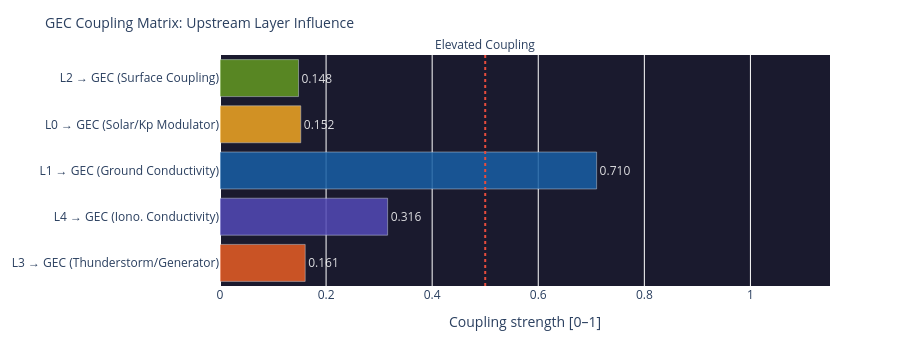

Notebook code for this chart:
### Code cell
# ============================================================
# COUPLING MATRIX – How strongly does each layer influence the GEC?
# ============================================================

# Coupling strengths (0–1) from upstream layer scores
def safe(v, default=0.0):
    return float(v) if v is not None else default

coupling = {
    'L3 → GEC\n(Thunderstorm/Generator)':    safe(l3_thunder_score, 0.15),
    'L4 → GEC\n(Iono. Conductivity)':    safe(l4_ioniz, 0.3),
    'L1 → GEC\n(Ground Conductivity)':   0.71,   # stabil (Ozeananteil)
    'L0 → GEC\n(Solar/Kp Modulator)':    safe(layer0.get('score') if layer0 else None, 0.25),
    'L2 → GEC\n(Surface Coupling)':      safe(layer2.get('components',{}).get('Elec. Surface Coupling',{}).get('score') if layer2 else None, 0.3),
}

names  = list(coupling.keys())
values = list(coupling.values())
colors = ['#E85D24','#534AB7','#185FA5','#F2A623','#639922']

fig = go.Figure(go.Bar(
    x=values, y=names,
    orientation='h',
    marker_color=colors, opacity=0.85,
    text=[f'{v:.3f}' for v in values],
    textposition='outside',
    textfont=dict(color='white')
))
fig.add_vline(x=0.5, line_dash='dot', line_color='#e74c3c',
              annotation_text='Elevated Coupling', annotation_position='top')
fig.update_layout(
    title=dict(text='GEC Coupling Matrix: Upstream Layer Influence', font=dict(size=14)),
    xaxis=dict(title='Coupling strength [0–1]', range=[0, 1.15]),
    height=340, plot_bgcolor='#1a1a2e', paper_bgcolor='rgba(0,0,0,0)',
    margin=dict(l=180, r=70, t=55, b=40)
)
fig.show()

### Figure 1 — Plotly figure (JSON) as saved in the notebook; plotly's stock layout.template omitted (floating-point values rounded to 4 significant figures)
{"data": [{"marker": {"color": ["#E85D24", "#534AB7", "#185FA5", "#F2A623", "#639922"]}, "opacity": 0.85, "orientation": "h", "text": ["0.161", "0.316", "0.710", "0.152", "0.148"], "textfont": {"color": "white"}, "textposition": "outside", "type": "bar", "x": [0.1606, 0.316, 0.71, 0.1523, 0.148], "y": ["L3 → GEC\n(Thunderstorm/Generator)", "L4 → GEC\n(Iono. Conductivity)", "L1 → GEC\n(Ground Conductivity)", "L0 → GEC\n(Solar/Kp Modulator)", "L2 → GEC\n(Surface Coupling)"]}], "layout": {"annotations": [{"showarrow": false, "text": "Elevated Coupling", "x": 0.5, "xanchor": "center", "xref": "x", "y": 1, "yanchor": "bottom", "yref": "y domain"}], "height": 340, "margin": {"b": 40, "l": 180, "r": 70, "t": 55}, "paper_bgcolor": "rgba(0,0,0,0)", "plot_bgcolor": "#1a1a2e", "shapes": [{"line": {"color": "#e74c3c", "dash": "dot"}, "type": "line", "x0": 0.5, "x1": 0.5, "xref": "x", "y0": 0, "y1": 1, "yref": "y domain"}], "title": {"font": {"size": 14}, "text": "GEC Coupling Matrix: Upstream Layer Influence"}, "xaxis": {"range": [0, 1.15], "title": {"text": "Coupling strength [0–1]"}}}}
